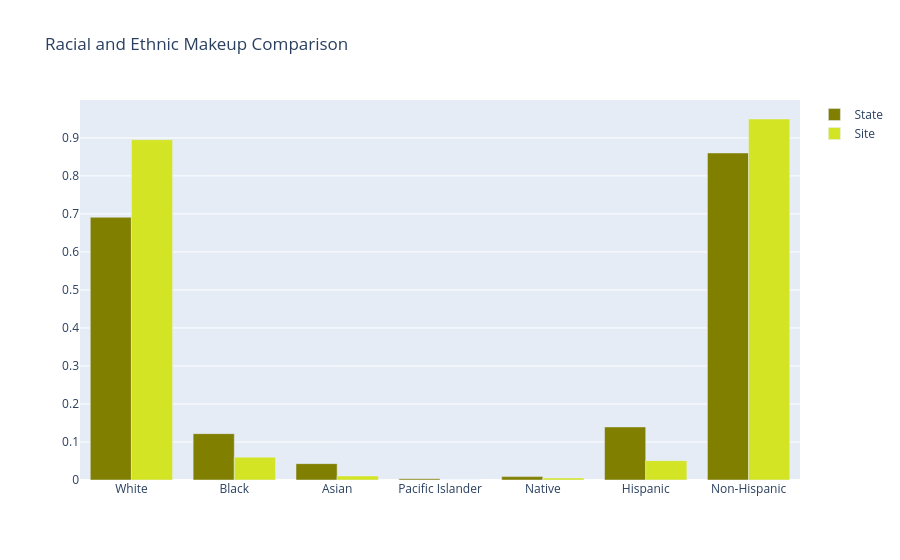

Notebook cell for this chart:
### Code cell
racetnfig= go.Figure()
racetnfig.add_trace(go.Bar(
    x=mstate['Demographic'],
    y=mstate['Value'],
    name='State',
    marker_color='rgb(129, 127, 0)',
    text=mstate['hover_text'],
    textposition='none'
))
racetnfig.add_trace(go.Bar(
    x=msite['Demographic'],
    y=msite['Value'],
    name='Site',
    text=msite['hover_text'],
    marker_color='rgb(211, 228, 36)',
    textposition='none'
))
 
racetnfig.update_layout(
    title_text = 'Racial and Ethnic Makeup Comparison',
    width=900
)

racetnfig.show()

### Figure 1 — Plotly figure (JSON) as saved in the notebook; plotly's stock layout.template omitted (floating-point values rounded to 4 significant figures)
{"data": [{"marker": {"color": "rgb(129, 127, 0)"}, "name": "State", "text": ["White: 69.11%", "Black: 12.19%", "Asian: 4.31%", "Pacific Islander: 0.33%", "Native: 0.89%", "Hispanic: 13.96%", "Non-Hispanic: 86.04%"], "textposition": "none", "type": "bar", "x": ["White", "Black", "Asian", "Pacific Islander", "Native", "Hispanic", "Non-Hispanic"], "y": [0.6911, 0.1219, 0.04306, 0.003306, 0.008917, 0.1396, 0.8604]}, {"marker": {"color": "rgb(211, 228, 36)"}, "name": "Site", "text": ["White: 89.52%", "Black: 6.02%", "Asian: 1.05%", "Pacific Islander: 0.0%", "Native: 0.52%", "Hispanic: 5.09%", "Non-Hispanic: 94.97%"], "textposition": "none", "type": "bar", "x": ["White", "Black", "Asian", "Pacific Islander", "Native", "Hispanic", "Non-Hispanic"], "y": [0.8952, 0.06015, 0.01046, 0.0, 0.005231, 0.05092, 0.9497]}], "layout": {"title": {"text": "Racial and Ethnic Makeup Comparison"}, "width": 900}}
